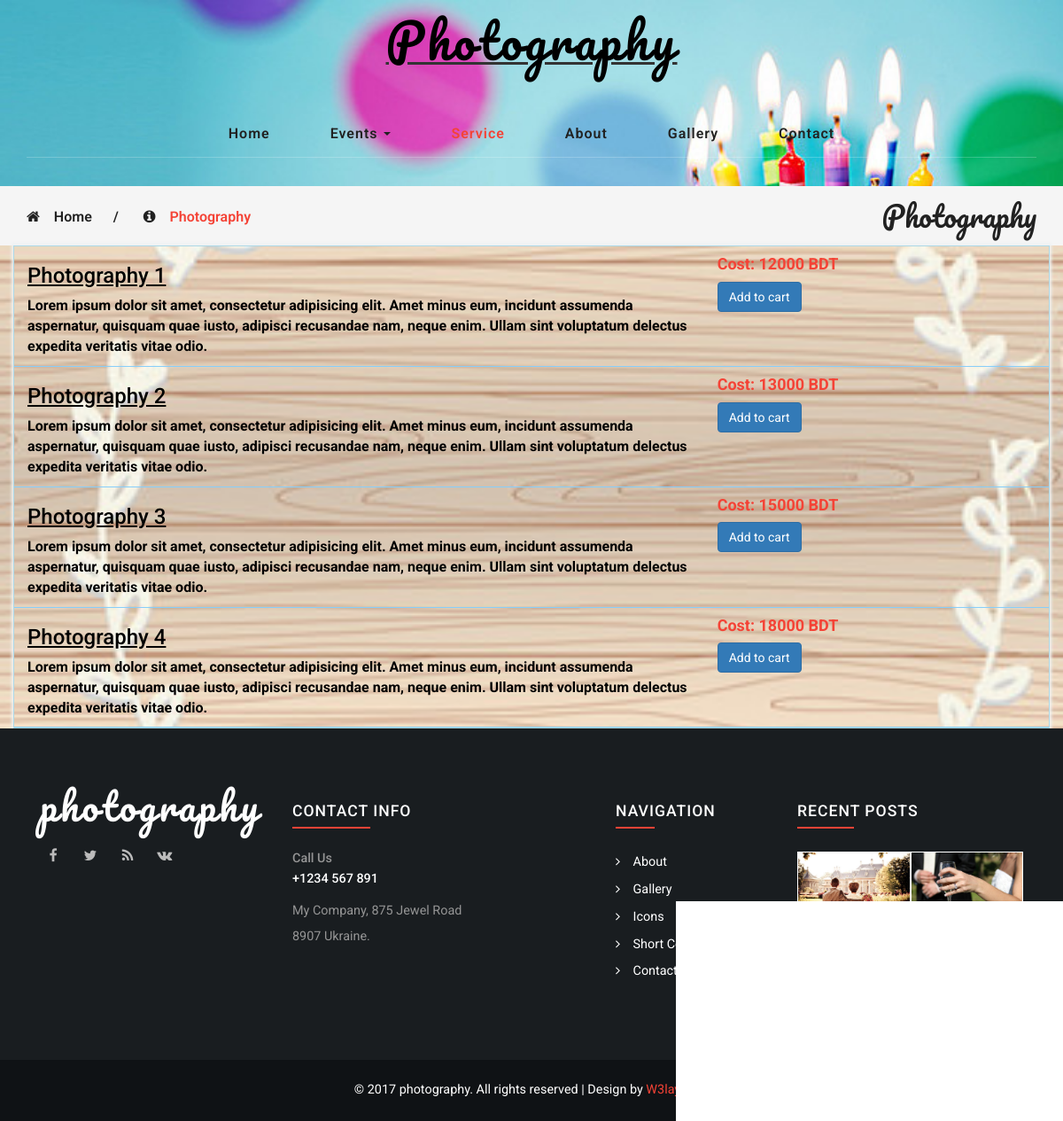
/birthday/photography.php, run on the app's committed database.
### tables this page shows
CREATE TABLE `photography` (
  `id` int(11) NOT NULL,
  `name` varchar(100) NOT NULL,
  `price` decimal(10,0) NOT NULL,
  `image` varchar(255) NOT NULL,
  `description` text NOT NULL
);

### birthday/photography.php (the view, shortened to what this page needs)
<?php require '../db.php'; ?>
<!DOCTYPE html>
<html lang="en">
<head>
<link href="css/bootstrap.css" rel="stylesheet" type="text/css" media="all" />
<link rel="stylesheet" href="css/style.css" type="text/css" media="all" />
<link href="css/font-awesome.css" rel="stylesheet">
</head>
<body>
	<div class="banner">
		<div class="header">
			<div class="container">
				<div class="header-left">
					<div class="w3layouts-logo">
						<h1 class="aac">
							<a href="photography.php">Photography</a>
						</h1>
					</div>
				</div>
			</div>
		</div>
		<div class="header-bottom agileinfo-header-bottom">
			<div class="container">
				<div class="top-nav">
						<nav class="navbar navbar-default">
							<div class="collapse navbar-collapse" id="bs-example-navbar-collapse-1">
								<ul class="nav navbar-nav">
									<li><a href="index.php">Home</a></li>
									<li class="dropdown">
										<a href="codes.php" class="dropdown-toggle" data-hover="Pages" data-toggle="dropdown">Events <b class="caret"></b></a>
									</li>
									<li><a class="active" href="service.php">Service</a></li>
									<li><a href="about.php">About</a></li>
									<li><a href="gallery.php">Gallery</a></li>
									<li><a href="contact.php">Contact</a></li>
								</ul>
							</div>
						</nav>
				</div>
			</div>
		</div>
	</div>
	<div class="breadcrumbs">
		<div class="container">
			<div class="w3layouts_breadcrumbs_left">
				<ul>
					<li><i class="fa fa-home" aria-hidden="true"></i><a href="index.php">Home</a><span>/</span></li>
					<li><i class="fa fa-info-circle" aria-hidden="true"></i>Photography</li>
				</ul>
			</div>
			<div class="w3layouts_breadcrumbs_right">
				<h2>Photography</h2>
			</div>
			<div class="clearfix"> </div>
		</div>
	</div>
	<div class="agile-ser">
		<div class="container">
			<?php $sql="SELECT * FROM photography WHERE 1";
			$result=mysqli_query($con, $sql);
			if ($result->num_rows) {
				while ($row=mysqli_fetch_assoc($result)) {?>
				<div class="row">
				<div class="col-md-8">
					<h3 class="bb"><?php echo $row['name']; ?></h3>
					<p class="aa"><?php echo $row['description']; ?></p>
				</div>
				<div class="col-md-4">
					<h4 class="cc"><strong>Cost: <?php echo $row['price']; ?> BDT</strong></h4>
					<a href="" class="btn btn-primary">Add to cart</a>
				</div>
			</div>
			<?php	}
			}?>
		</div>
	</div>
	<div class="footer">
		<div class="container">
			<div class="w3agile_footer_grids">
				<div class="col-md-3 agileinfo_footer_grid">
					<div class="agileits_w3layouts_footer_logo">
						<h5><a href="index.php">photography</a></h5>
						<div class="agileinfo-social-grids">
							<ul>
								<li><a href="#"><i class="fa fa-facebook"></i></a></li>
								<li><a href="#"><i class="fa fa-twitter"></i></a></li>
								<li><a href="#"><i class="fa fa-rss"></i></a></li>
								<li><a href="#"><i class="fa fa-vk"></i></a></li>
							</ul>
						</div>
					</div>
				</div>
				<div class="col-md-4 agileinfo_footer_grid">
					<h3>Contact Info</h3>
					<h4>Call Us <span>+1234 567 891</span></h4>
					<p>My Company, 875 Jewel Road <span>8907 Ukraine.</span></p>
				</div>
				<div class="col-md-2 agileinfo_footer_grid agileinfo_footer_grid1">
					<h3>Navigation</h3>
					<ul class="w3layouts_footer_nav">
						<li><a href="about.php"><i class="fa fa-angle-right" aria-hidden="true"></i>About</a></li>
						<li><a href="gallery.php"><i class="fa fa-angle-right" aria-hidden="true"></i>Gallery</a></li>
						<li><a href="icons.php"><i class="fa fa-angle-right" aria-hidden="true"></i>Icons</a></li>
						<li><a href="codes.php"><i class="fa fa-angle-right" aria-hidden="true"></i>Short Codes</a></li>
						<li><a href="contact.php"><i class="fa fa-angle-right" aria-hidden="true"></i>Contact</a></li>
					</ul>
				</div>
				<div class="col-md-3 agileinfo_footer_grid">
					<h3>Recent Posts</h3>
					<div class="agileinfo_footer_grid_left">
						<a href="single.php"><img src="images/6.jpg" alt=" " class="img-responsive" /></a>
					</div>
					<div class="agileinfo_footer_grid_left">
						<a href="single.php"><img src="images/2.jpg" alt=" " class="img-responsive" /></a>
					</div>
					<div class="agileinfo_footer_grid_left">
						<a href="single.php"><img src="images/7.jpg" alt=" " class="img-responsive" /></a>
					</div>
					<div class="agileinfo_footer_grid_left">
						<a href="single.php"><img src="images/3.jpg" alt=" " class="img-responsive" /></a>
					</div>
					<div class="clearfix"> </div>
				</div>
				<div class="clearfix"> </div>
			</div>
		</div>
		<div class="w3_agileits_footer_copy">
			<div class="container">
				<p>© 2017 photography. All rights reserved | Design by <a href="http://w3layouts.com">W3layouts.</a></p>
			</div>
		</div>
	</div>
</body>
</html>

### birthday/css/style.css (style rules this page uses)
body a { transition: 0.5s all; -webkit-transition: 0.5s all; -o-transition: 0.5s all; -moz-transition: 0.5s all; -ms-transition: 0.5s all; }
html, body { font-size: 100%; font-family: 'Roboto', sans-serif; }
body { background:#FFFFFF; }
.banner { background:url(../images/1.jpg) no-repeat 0px 0px; background-size:cover; }
.header { padding: 1em 0; }
.header-left { text-align: center; }
.w3layouts-logo h1 { margin: 0; }
.w3layouts-logo h1 a { color: black; font-size: 1.5em; text-decoration: none; font-family: 'Pacifico', cursive; letter-spacing: 3px; }
.top-nav { margin: 2em 0 0 0; border-bottom: solid 1px rgba(255, 255, 255, 0.2); }
.top-nav ul { padding: 0; margin: 0; }
.top-nav ul li { display: inline-block; float:none; }
.top-nav ul li:nth-child(6) { margin-right:0; }
ul.nav.navbar-nav { float: none; text-align: center; background: none; }
.navbar-default { background: none; border: none; margin: 0; }
.navbar { min-height: 0; }
.top-nav ul li a { color: #212121 !important; font-size: 1em; margin: 0; padding: 1em 2em; text-decoration: none; font-weight: 600; letter-spacing: 1px; border-right: none; }
.top-nav ul li a.active { color: #F44336 !important; background: none; }
.footer { background:#191d20; padding:4em 0 0; }
.agileits_w3layouts_footer_logo h5 { margin: 0; }
.agileits_w3layouts_footer_logo h5 a { color: #FFFFFF; font-size: 3em; text-decoration: none; font-family: 'Pacifico', cursive; letter-spacing: 3px; }
.agileinfo-social-grids { margin:1em 0 0 0; }
.agileinfo-social-grids ul { padding:0; margin:0; }
.agileinfo-social-grids ul li { display: inline-block; margin: 0 .5em 0 0; }
.agileinfo-social-grids ul li a { color: #FFFFFF; text-align: center; }
.agileinfo-social-grids ul li a i.fa { height: 30px; width: 30px; border: solid 2px #191d20; line-height: 29px; background: none; color: #bbbbbb; transition: 0.5s all; -webkit-transition: 0.5s all; -moz-transition: 0.5s all; -o-transition: 0.5s all; -ms-transition: 0.5s all; }
.agileinfo_footer_grid h4 { font-size: .9em; color: #959595; margin: 0; }
.agileinfo_footer_grid h4 span { display: block; font-size: 1em; margin: .5em 0 0 0; color: #FFFFFF; }
.agileinfo_footer_grid p { margin: 1em 0; color: #959595; line-height: 2em; font-size: .9em; }
.agileinfo_footer_grid p span { display:block; }
.agileinfo_footer_grid ul.w3layouts_footer_nav { padding:0; }
.agileinfo_footer_grid ul.w3layouts_footer_nav li { list-style-type: none; margin: 0 0 .5em; }
.w3layouts_footer_nav li i { padding-right:1em; color:#fff; }
.agileinfo_footer_grid ul.w3layouts_footer_nav li a { font-size: .9em; text-decoration: none; color: #fff; text-transform: capitalize; }
.agileinfo_footer_grid_left { float:left; width:50%; border: 1px solid #fff; }
.agileinfo_footer_grid1 { padding-left: 0; }
.agileinfo_footer_grid h3 { font-size: 1.1em; color: #fff; padding-bottom: .5em; position: relative; margin-bottom: 1.5em; text-transform: uppercase; letter-spacing: 1px; }
.agileinfo_footer_grid h3:after { content: ''; background: #F44336; width: 25%; height: 2px; position: absolute; bottom: 0%; left: 0%; }
.w3_agileits_footer_copy { background: #0f1215; padding: 1.5em 0; text-align: center; margin: 4em 0 0; }
.w3_agileits_footer_copy p { color: #fff; margin: 0; font-size: .9em; }
.w3_agileits_footer_copy p a { color: #F44336; text-decoration: none; }
.agileinfo-header-bottom { padding: 0 0 2em 0; }
.breadcrumbs { padding:1em 0; background:#f5f5f5; }
.w3layouts_breadcrumbs_left { float:left; margin-top: .5em; }
.w3layouts_breadcrumbs_left ul { padding:0; margin:0; }
.w3layouts_breadcrumbs_left ul li { display: inline-block; color: #F44336; font-weight: 600; }
.w3layouts_breadcrumbs_left ul li span { padding:0 1.5em; color:#212121; }
.w3layouts_breadcrumbs_left ul li i { padding-right:1em; color: #212121; }
.w3layouts_breadcrumbs_left ul li a { color: #212121; text-decoration: none; }
.w3layouts_breadcrumbs_right { float:right; }
.w3layouts_breadcrumbs_right h2 { font-size: 2em; color: #212121; margin: 0; font-family: 'Pacifico', cursive; }

### data on the page
photography: name "Photography 1", description "Lorem ipsum dolor sit amet, consectetur adipisicing elit. Amet minus eum, incidunt assumenda aspernatur, quisquam quae iusto, adipisci recusandae nam, neque enim. Ullam sint voluptatum delectus expedita veritatis vitae odio.", price "12000"
photography: name "Photography 2", description "Lorem ipsum dolor sit amet, consectetur adipisicing elit. Amet minus eum, incidunt assumenda aspernatur, quisquam quae iusto, adipisci recusandae nam, neque enim. Ullam sint voluptatum delectus expedita veritatis vitae odio.", price "13000"
photography: name "Photography 3", description "Lorem ipsum dolor sit amet, consectetur adipisicing elit. Amet minus eum, incidunt assumenda aspernatur, quisquam quae iusto, adipisci recusandae nam, neque enim. Ullam sint voluptatum delectus expedita veritatis vitae odio.", price "15000"
photography: name "Photography 4", description "Lorem ipsum dolor sit amet, consectetur adipisicing elit. Amet minus eum, incidunt assumenda aspernatur, quisquam quae iusto, adipisci recusandae nam, neque enim. Ullam sint voluptatum delectus expedita veritatis vitae odio.", price "18000"
